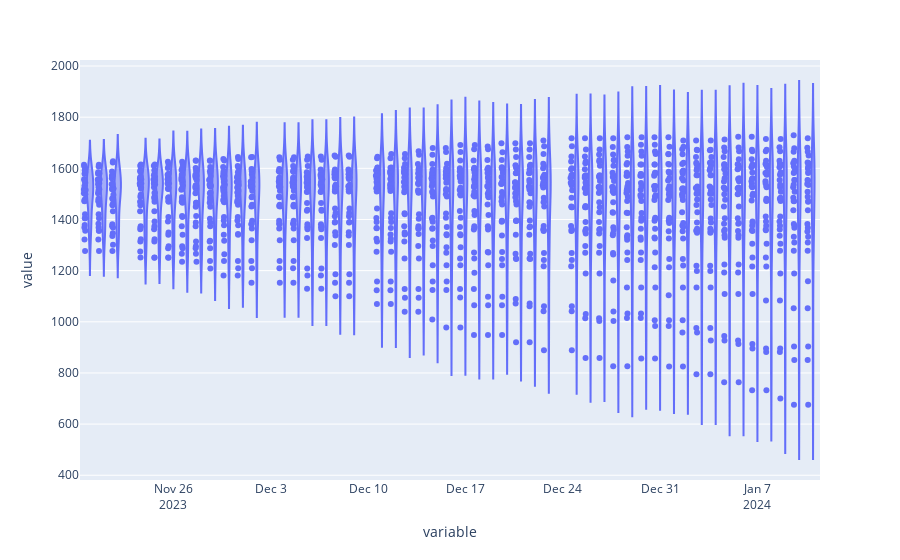

This figure's notebook cell:
### Code cell
# once this stablizes, the ELO's are about accurate
px.violin(df_master.T[30:-7].T, points='all')

### Figure 1 — Plotly figure (JSON) as saved in the notebook; plotly's stock layout.template omitted (floating-point values rounded to 4 significant figures; data arrays with more than 128 entries replaced by an {"elided": "..."} marker saying what was removed)
{"data": [{"alignmentgroup": "True", "box": {"visible": false}, "hovertemplate": "variable=%{x}<br>value=%{y}<extra></extra>", "legendgroup": "", "marker": {"color": "#636efa"}, "name": "", "offsetgroup": "", "orientation": "v", "points": "all", "scalegroup": "True", "showlegend": false, "type": "violin", "x": {"elided": "1470 str values"}, "x0": " ", "xaxis": "x", "y": {"elided": "1470 float values"}, "y0": " ", "yaxis": "y"}], "layout": {"legend": {"tracegroupgap": 0}, "margin": {"t": 60}, "violinmode": "group", "xaxis": {"anchor": "y", "domain": [0, 1], "title": {"text": "variable"}}, "yaxis": {"anchor": "x", "domain": [0, 1], "title": {"text": "value"}}}}
